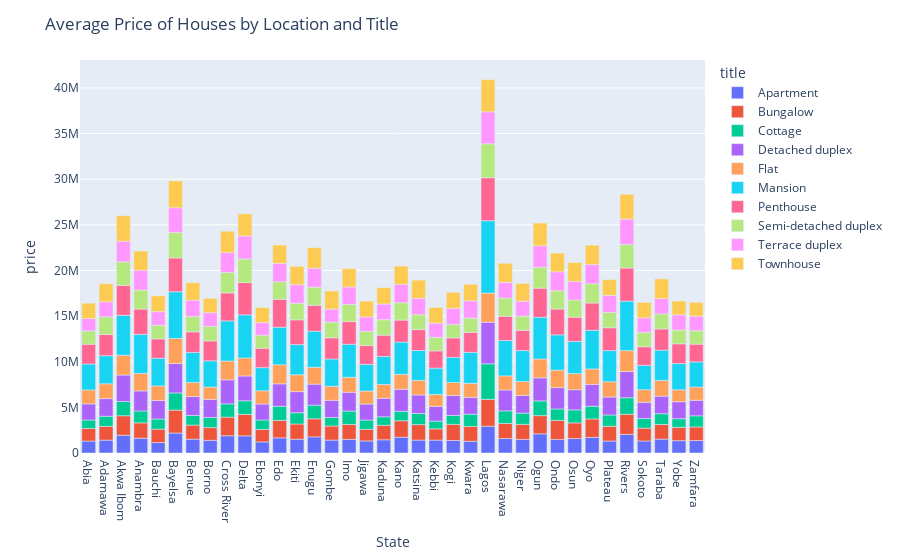

The notebook cell saved with this chart:
### Code cell
# Group the data by 'title' and 'loc' and calculate the mean of 'price'
df_grouped = df_train.groupby(["title", "loc"])["price"].mean().reset_index()

# Convert 'price' column to float
df_grouped["price"] = df_grouped["price"].astype(float)

# Create a bar plot
fig = px.bar(df_grouped, x="loc", y="price", color="title")
fig.update_layout(title="Average Price of Houses by Location and Title")
fig.update_xaxes(title_text="State")

fig.show()

### Figure 1 — Plotly figure (JSON) as saved in the notebook; plotly's stock layout.template omitted (floating-point values rounded to 4 significant figures)
{"data": [{"alignmentgroup": "True", "hovertemplate": "title=Apartment<br>loc=%{x}<br>price=%{y}<extra></extra>", "legendgroup": "Apartment", "marker": {"color": "#636efa", "pattern": {"shape": ""}}, "name": "Apartment", "offsetgroup": "Apartment", "orientation": "v", "showlegend": true, "textposition": "auto", "type": "bar", "x": ["Abia", "Adamawa", "Akwa Ibom", "Anambra", "Bauchi", "Bayelsa", "Benue", "Borno", "Cross River", "Delta", "Ebonyi", "Edo", "Ekiti", "Enugu", "Gombe", "Imo", "Jigawa", "Kaduna", "Kano", "Katsina", "Kebbi", "Kogi", "Kwara", "Lagos", "Nasarawa", "Niger", "Ogun", "Ondo", "Osun", "Oyo", "Plateau", "Rivers", "Sokoto", "Taraba", "Yobe", "Zamfara"], "xaxis": "x", "y": [1308000.0, 1411000.0, 1948000.0, 1620000.0, 1148000.0, 2187000.0, 1515000.0, 1387000.0, 1889000.0, 1880000.0, 1214000.0, 1663000.0, 1509000.0, 1765000.0, 1414000.0, 1496000.0, 1325000.0, 1447000.0, 1731000.0, 1415000.0, 1413000.0, 1376000.0, 1286000.0, 2932000.0, 1583000.0, 1491000.0, 2101000.0, 1475000.0, 1582000.0, 1712000.0, 1310000.0, 2036000.0, 1316000.0, 1520000.0, 1350000.0, 1363000.0], "yaxis": "y"}, {"alignmentgroup": "True", "hovertemplate": "title=Bungalow<br>loc=%{x}<br>price=%{y}<extra></extra>", "legendgroup": "Bungalow", "marker": {"color": "#EF553B", "pattern": {"shape": ""}}, "name": "Bungalow", "offsetgroup": "Bungalow", "orientation": "v", "showlegend": true, "textposition": "auto", "type": "bar", "x": ["Abia", "Adamawa", "Akwa Ibom", "Anambra", "Bauchi", "Bayelsa", "Benue", "Borno", "Cross River", "Delta", "Ebonyi", "Edo", "Ekiti", "Enugu", "Gombe", "Imo", "Jigawa", "Kaduna", "Kano", "Katsina", "Kebbi", "Kogi", "Kwara", "Lagos", "Nasarawa", "Niger", "Ogun", "Ondo", "Osun", "Oyo", "Plateau", "Rivers", "Sokoto", "Taraba", "Yobe", "Zamfara"], "xaxis": "x", "y": [1380000.0, 1509000.0, 2135000.0, 1680000.0, 1464000.0, 2509000.0, 1542000.0, 1397000.0, 2038000.0, 2347000.0, 1361000.0, 1909000.0, 1669000.0, 1981000.0, 1541000.0, 1632000.0, 1268000.0, 1591000.0, 1800000.0, 1696000.0, 1235000.0, 1763000.0, 1615000.0, 2945000.0, 1655000.0, 1646000.0, 1994000.0, 2095000.0, 1718000.0, 2019000.0, 1615000.0, 2206000.0, 1409000.0, 1606000.0, 1455000.0, 1490000.0], "yaxis": "y"}, {"alignmentgroup": "True", "hovertemplate": "title=Cottage<br>loc=%{x}<br>price=%{y}<extra></extra>", "legendgroup": "Cottage", "marker": {"color": "#00cc96", "pattern": {"shape": ""}}, "name": "Cottage", "offsetgroup": "Cottage", "orientation": "v", "showlegend": true, "textposition": "auto", "type": "bar", "x": ["Abia", "Adamawa", "Akwa Ibom", "Anambra", "Bauchi", "Bayelsa", "Benue", "Borno", "Cross River", "Delta", "Ebonyi", "Edo", "Ekiti", "Enugu", "Gombe", "Imo", "Jigawa", "Kaduna", "Kano", "Katsina", "Kebbi", "Kogi", "Kwara", "Lagos", "Nasarawa", "Niger", "Ogun", "Ondo", "Osun", "Oyo", "Plateau", "Rivers", "Sokoto", "Taraba", "Yobe", "Zamfara"], "xaxis": "x", "y": [924200.0, 1105000.0, 1559000.0, 1305000.0, 1112000.0, 1887000.0, 1057000.0, 1108000.0, 1459000.0, 1497000.0, 1042000.0, 1544000.0, 1234000.0, 1492000.0, 936000.0, 1470000.0, 1016000.0, 926600.0, 1030000.0, 1221000.0, 845800.0, 979000.0, 1354000.0, 3898000.0, 1379000.0, 1233000.0, 1615000.0, 1254000.0, 1425000.0, 1393000.0, 1243000.0, 1809000.0, 1051000.0, 1179000.0, 952800.0, 1221000.0], "yaxis": "y"}, {"alignmentgroup": "True", "hovertemplate": "title=Detached duplex<br>loc=%{x}<br>price=%{y}<extra></extra>", "legendgroup": "Detached duplex", "marker": {"color": "#ab63fa", "pattern": {"shape": ""}}, "name": "Detached duplex", "offsetgroup": "Detached duplex", "orientation": "v", "showlegend": true, "textposition": "auto", "type": "bar", "x": ["Abia", "Adamawa", "Akwa Ibom", "Anambra", "Bauchi", "Bayelsa", "Benue", "Borno", "Cross River", "Delta", "Ebonyi", "Edo", "Ekiti", "Enugu", "Gombe", "Imo", "Jigawa", "Kaduna", "Kano", "Katsina", "Kebbi", "Kogi", "Kwara", "Lagos", "Nasarawa", "Niger", "Ogun", "Ondo", "Osun", "Oyo", "Plateau", "Rivers", "Sokoto", "Taraba", "Yobe", "Zamfara"], "xaxis": "x", "y": [1767000.0, 1931000.0, 2902000.0, 2197000.0, 2038000.0, 3219000.0, 2071000.0, 1981000.0, 2635000.0, 2715000.0, 1749000.0, 2462000.0, 2314000.0, 2307000.0, 1881000.0, 2057000.0, 1753000.0, 2031000.0, 2425000.0, 2025000.0, 1618000.0, 2181000.0, 1840000.0, 4553000.0, 2284000.0, 1939000.0, 2524000.0, 2338000.0, 2211000.0, 2398000.0, 1966000.0, 2877000.0, 1780000.0, 1924000.0, 1861000.0, 1705000.0], "yaxis": "y"}, {"alignmentgroup": "True", "hovertemplate": "title=Flat<br>loc=%{x}<br>price=%{y}<extra></extra>", "legendgroup": "Flat", "marker": {"color": "#FFA15A", "pattern": {"shape": ""}}, "name": "Flat", "offsetgroup": "Flat", "orientation": "v", "showlegend": true, "textposition": "auto", "type": "bar", "x": ["Abia", "Adamawa", "Akwa Ibom", "Anambra", "Bauchi", "Bayelsa", "Benue", "Borno", "Cross River", "Delta", "Ebonyi", "Edo", "Ekiti", "Enugu", "Gombe", "Imo", "Jigawa", "Kaduna", "Kano", "Katsina", "Kebbi", "Kogi", "Kwara", "Lagos", "Nasarawa", "Niger", "Ogun", "Ondo", "Osun", "Oyo", "Plateau", "Rivers", "Sokoto", "Taraba", "Yobe", "Zamfara"], "xaxis": "x", "y": [1531000.0, 1626000.0, 2168000.0, 1919000.0, 1588000.0, 2750000.0, 1536000.0, 1351000.0, 2055000.0, 1971000.0, 1450000.0, 2087000.0, 1850000.0, 1847000.0, 1542000.0, 1637000.0, 1428000.0, 1522000.0, 1630000.0, 1591000.0, 1305000.0, 1423000.0, 1537000.0, 3190000.0, 1547000.0, 1526000.0, 2067000.0, 1918000.0, 1762000.0, 1688000.0, 1676000.0, 2287000.0, 1380000.0, 1722000.0, 1306000.0, 1445000.0], "yaxis": "y"}, {"alignmentgroup": "True", "hovertemplate": "title=Mansion<br>loc=%{x}<br>price=%{y}<extra></extra>", "legendgroup": "Mansion", "marker": {"color": "#19d3f3", "pattern": {"shape": ""}}, "name": "Mansion", "offsetgroup": "Mansion", "orientation": "v", "showlegend": true, "textposition": "auto", "type": "bar", "x": ["Abia", "Adamawa", "Akwa Ibom", "Anambra", "Bauchi", "Bayelsa", "Benue", "Borno", "Cross River", "Delta", "Ebonyi", "Edo", "Ekiti", "Enugu", "Gombe", "Imo", "Jigawa", "Kaduna", "Kano", "Katsina", "Kebbi", "Kogi", "Kwara", "Lagos", "Nasarawa", "Niger", "Ogun", "Ondo", "Osun", "Oyo", "Plateau", "Rivers", "Sokoto", "Taraba", "Yobe", "Zamfara"], "xaxis": "x", "y": [2843000.0, 3077000.0, 4374000.0, 4281000.0, 3031000.0, 5117000.0, 3302000.0, 2876000.0, 4401000.0, 4722000.0, 2535000.0, 4117000.0, 3303000.0, 3951000.0, 2987000.0, 3625000.0, 2922000.0, 3056000.0, 3538000.0, 3280000.0, 2882000.0, 2753000.0, 3396000.0, 7934000.0, 3877000.0, 3390000.0, 4570000.0, 3865000.0, 3534000.0, 4241000.0, 3410000.0, 5425000.0, 2669000.0, 3317000.0, 2877000.0, 2762000.0], "yaxis": "y"}, {"alignmentgroup": "True", "hovertemplate": "title=Penthouse<br>loc=%{x}<br>price=%{y}<extra></extra>", "legendgroup": "Penthouse", "marker": {"color": "#FF6692", "pattern": {"shape": ""}}, "name": "Penthouse", "offsetgroup": "Penthouse", "orientation": "v", "showlegend": true, "textposition": "auto", "type": "bar", "x": ["Abia", "Adamawa", "Akwa Ibom", "Anambra", "Bauchi", "Bayelsa", "Benue", "Borno", "Cross River", "Delta", "Ebonyi", "Edo", "Ekiti", "Enugu", "Gombe", "Imo", "Jigawa", "Kaduna", "Kano", "Katsina", "Kebbi", "Kogi", "Kwara", "Lagos", "Nasarawa", "Niger", "Ogun", "Ondo", "Osun", "Oyo", "Plateau", "Rivers", "Sokoto", "Taraba", "Yobe", "Zamfara"], "xaxis": "x", "y": [2167000.0, 2324000.0, 3284000.0, 2768000.0, 2118000.0, 3707000.0, 2247000.0, 2179000.0, 3058000.0, 3534000.0, 2128000.0, 3059000.0, 2712000.0, 2846000.0, 2318000.0, 2480000.0, 2062000.0, 2333000.0, 2408000.0, 2292000.0, 1886000.0, 2133000.0, 2186000.0, 4708000.0, 2659000.0, 2217000.0, 3190000.0, 2827000.0, 2649000.0, 2983000.0, 2504000.0, 3625000.0, 2034000.0, 2318000.0, 2160000.0, 1941000.0], "yaxis": "y"}, {"alignmentgroup": "True", "hovertemplate": "title=Semi-detached duplex<br>loc=%{x}<br>price=%{y}<extra></extra>", "legendgroup": "Semi-detached duplex", "marker": {"color": "#B6E880", "pattern": {"shape": ""}}, "name": "Semi-detached duplex", "offsetgroup": "Semi-detached duplex", "orientation": "v", "showlegend": true, "textposition": "auto", "type": "bar", "x": ["Abia", "Adamawa", "Akwa Ibom", "Anambra", "Bauchi", "Bayelsa", "Benue", "Borno", "Cross River", "Delta", "Ebonyi", "Edo", "Ekiti", "Enugu", "Gombe", "Imo", "Jigawa", "Kaduna", "Kano", "Katsina", "Kebbi", "Kogi", "Kwara", "Lagos", "Nasarawa", "Niger", "Ogun", "Ondo", "Osun", "Oyo", "Plateau", "Rivers", "Sokoto", "Taraba", "Yobe", "Zamfara"], "xaxis": "x", "y": [1461000.0, 1935000.0, 2576000.0, 2084000.0, 1498000.0, 2795000.0, 1671000.0, 1606000.0, 2256000.0, 2586000.0, 1426000.0, 1929000.0, 1817000.0, 1981000.0, 1724000.0, 1889000.0, 1560000.0, 1694000.0, 1904000.0, 1633000.0, 1490000.0, 1473000.0, 1568000.0, 3715000.0, 1992000.0, 1559000.0, 2289000.0, 2016000.0, 1880000.0, 2111000.0, 1689000.0, 2580000.0, 1578000.0, 1654000.0, 1511000.0, 1479000.0], "yaxis": "y"}, {"alignmentgroup": "True", "hovertemplate": "title=Terrace duplex<br>loc=%{x}<br>price=%{y}<extra></extra>", "legendgroup": "Terrace duplex", "marker": {"color": "#FF97FF", "pattern": {"shape": ""}}, "name": "Terrace duplex", "offsetgroup": "Terrace duplex", "orientation": "v", "showlegend": true, "textposition": "auto", "type": "bar", "x": ["Abia", "Adamawa", "Akwa Ibom", "Anambra", "Bauchi", "Bayelsa", "Benue", "Borno", "Cross River", "Delta", "Ebonyi", "Edo", "Ekiti", "Enugu", "Gombe", "Imo", "Jigawa", "Kaduna", "Kano", "Katsina", "Kebbi", "Kogi", "Kwara", "Lagos", "Nasarawa", "Niger", "Ogun", "Ondo", "Osun", "Oyo", "Plateau", "Rivers", "Sokoto", "Taraba", "Yobe", "Zamfara"], "xaxis": "x", "y": [1358000.0, 1651000.0, 2254000.0, 2172000.0, 1488000.0, 2700000.0, 1792000.0, 1489000.0, 2169000.0, 2532000.0, 1381000.0, 2006000.0, 2028000.0, 2074000.0, 1420000.0, 1902000.0, 1569000.0, 1720000.0, 2020000.0, 1793000.0, 1556000.0, 1764000.0, 1888000.0, 3507000.0, 1715000.0, 1635000.0, 2354000.0, 2064000.0, 2041000.0, 2100000.0, 1853000.0, 2779000.0, 1593000.0, 1677000.0, 1663000.0, 1588000.0], "yaxis": "y"}, {"alignmentgroup": "True", "hovertemplate": "title=Townhouse<br>loc=%{x}<br>price=%{y}<extra></extra>", "legendgroup": "Townhouse", "marker": {"color": "#FECB52", "pattern": {"shape": ""}}, "name": "Townhouse", "offsetgroup": "Townhouse", "orientation": "v", "showlegend": true, "textposition": "auto", "type": "bar", "x": ["Abia", "Adamawa", "Akwa Ibom", "Anambra", "Bauchi", "Bayelsa", "Benue", "Borno", "Cross River", "Delta", "Ebonyi", "Edo", "Ekiti", "Enugu", "Gombe", "Imo", "Jigawa", "Kaduna", "Kano", "Katsina", "Kebbi", "Kogi", "Kwara", "Lagos", "Nasarawa", "Niger", "Ogun", "Ondo", "Osun", "Oyo", "Plateau", "Rivers", "Sokoto", "Taraba", "Yobe", "Zamfara"], "xaxis": "x", "y": [1678000.0, 1969000.0, 2794000.0, 2099000.0, 1728000.0, 2949000.0, 1920000.0, 1578000.0, 2335000.0, 2416000.0, 1650000.0, 2013000.0, 2013000.0, 2248000.0, 1989000.0, 2012000.0, 1741000.0, 1790000.0, 1996000.0, 1992000.0, 1719000.0, 1755000.0, 1818000.0, 3524000.0, 2096000.0, 1939000.0, 2495000.0, 2045000.0, 2067000.0, 2119000.0, 1736000.0, 2727000.0, 1687000.0, 2161000.0, 1513000.0, 1512000.0], "yaxis": "y"}], "layout": {"barmode": "relative", "legend": {"title": {"text": "title"}, "tracegroupgap": 0}, "margin": {"t": 60}, "title": {"text": "Average Price of Houses by Location and Title"}, "xaxis": {"anchor": "y", "domain": [0, 1], "title": {"text": "State"}}, "yaxis": {"anchor": "x", "domain": [0, 1], "title": {"text": "price"}}}}
